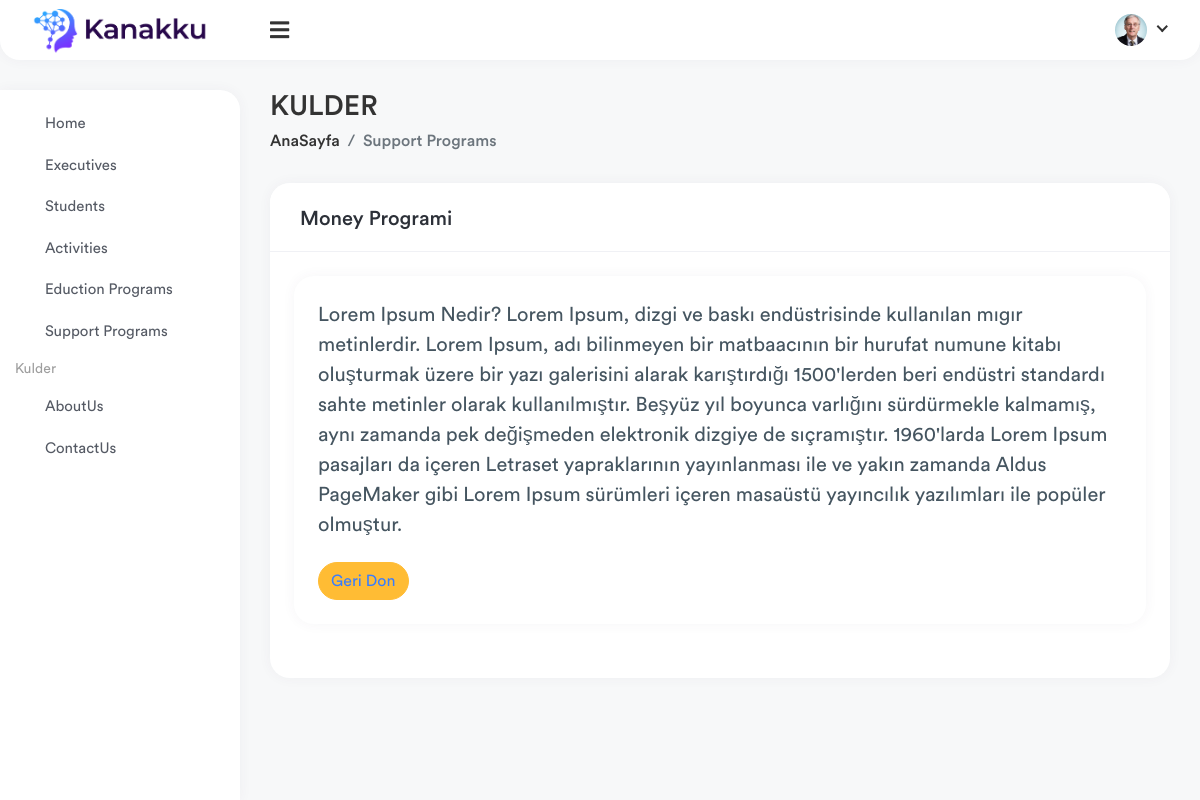
/supports-programs/money/, run on the app's committed database.
### Kulder/models.py (models this page shows, shortened)
class Support_for_Students(models.Model):
    kind_of_choice              = (
                                  ('Support for students with family', 'Support for students with family'),
                                  ('Support for Dormitory-based students', 'Support for Dormitory-based students'),
                                  ('support for home-based students', 'support for home-based students')
                                 )
    title                       = models.CharField(max_length=128)
    slug                        = models.SlugField(allow_unicode=True)
    description                 = models.TextField()
    kind_of_support             = models.CharField(max_length=128, choices=kind_of_choice, blank=True, null=True)
    image                       = models.ImageField(upload_to='Support_for_Students/', blank=True, null=True)

### Kulder/views.py (the view)
# urls.py: path('supports-programs/<slug:slug>/', Support_for_StudentsDetail.as_view(), name='support-program'),
class Support_for_StudentsDetail(DetailView):
    model = Support_for_Students
    context_object_name = 'support'
    template_name = 'support_detail.html'

### Kulder/templates/support_detail.html (shortened to what this page needs)
{% extends 'base.html' %}
{% load static %}
{% block content %}
    <!DOCTYPE html>
<html lang="en">
	<body>
		<div class="main-wrapper">
			<div class="page-wrapper">
				<div class="content container-fluid">
					<div class="page-header">
						<div class="row">
							<div class="col-sm-6">
								<h3 class="page-title">KULDER</h3>
								<ul class="breadcrumb">
									<li class="breadcrumb-item"><a href="{% url 'home' %}">AnaSayfa</a>
									</li>
									<li class="breadcrumb-item active">Support Programs</li>
								</ul>
							</div>
						</div>
					</div>
					<div class="row">
						<div class="col-xl-12 col-md-8">
							<div class="card">
								<div class="card-header">
									<h5 class="card-title">{{ support.title }} Programi</h5>
								</div>
								<div class="card-body">
                                    <div class="card bg-white">
										<div class="card-body">
											<blockquote class="blockquote mb-0">
												<p class="mb-0">{{ support.description }}</p>
											</blockquote>
                                            <br>
                                            <button class="btn btn-warning" style="border-radius: 35px"><a href="{% url 'support-programs' %}" >Geri Don</a></button>
										</div>
									</div>
								</div>
							</div>
						</div>
					</div>
				</div>
			</div>
		</div>
	</body>
</html>
{% endblock %}

### data on the page
Support_for_Students: title "Money", description "Lorem Ipsum Nedir? Lorem Ipsum, dizgi ve baskı endüstrisinde kullanılan mıgır metinlerdir. Lorem Ipsum, adı bilinmeyen bir matbaacının bir hurufat numune kitabı oluşturmak üzere bir yazı galerisini alarak karıştırdığı 1500'lerden beri endüstri standardı sahte metinler olarak kullanılmıştır. Beşyüz yıl boyunca varlığını sürdürmekle kalmamış, aynı zamanda pek değişmeden elektronik dizgiye de sıçramıştır. 1960'larda Lorem Ipsum pasajları da içeren Letraset yapraklarının yayınlanması ile ve yakın zamanda Aldus PageMaker gibi Lorem Ipsum sürümleri içeren masaüstü yayıncılık yazılımları ile popüler olmuştur."
